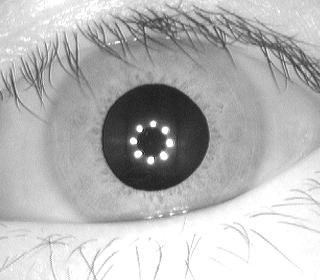
%> input picture image/S1001L07.jpg, 320 x 280 px
$ octave extract_demo.m   (GNU Octave 9; MATLAB toolbox functions it lacks are replaced by stand-ins)
%> lines starting %> are read from the running program, lines starting %| are printed output that depends on the picture; in (x1, y1, x2, y2) boxes, pixels count from 0 and x2, y2 are one past the last pixel; in counts of white or black regions, pixels touching at a corner belong together; the program's own positions count from 1
### drawcircle.m
%function to generate the pixels on the boundary of a regular polygon of n sides
%the polygon approximates a circle of radius r and is used to draw the circle
%INPUTS:
%1.I:Image to be processed
%2.C(x,y):Centre coordinates of the circumcircle
%Coordinate system :
%origin of coordinates is at the top left corner
%positive x axis points vertically down
%and positive y axis horizontally and to the right
%3.n:number of sides
%4.r:radius of circumcircle
%OUTPUT:
%O:Image with circle
%Author:Anirudh S.K.
%Department of Computer Science and Engineering
%Indian Institute of Techology,Madras
function [O]=drawcircle(I,C,r,n)
if nargin==3
    n=600;
end
theta=(2*pi)/n;% angle subtended at the centre by the sides
%orient one of the radii to lie along the y axis
%positive angle ic ccw
rows=size(I,1);
cols=size(I,2);
angle=theta:theta:2*pi;
%to improve contrast and help in detection
x=C(1)-r*sin(angle);%the negative sign occurs because of the particular choice of coordinate system
y=C(2)+r*cos(angle);
if any(x>=rows)|any(y>=cols)|any(x<=1)|any(y<=1)%if circle is out of bounds return image itself
    O=I;
    return
end
for i=1:n
I(round(x(i)),round(y(i)))=1;
end
O=I;

### extract_demo.m
%extract iris image
cp=[137,153,54];
ci=[136,154,112];
%
imageData = imread('./image/S1001L07.jpg');
%> imageData is the input picture: size 280x320 uint8; min 11, max 255, mean 182.5
[rows,columns] = size(imageData);
%> rows = 280; columns = 320
imagePupil = zeros(rows,columns);
imageIris = zeros(rows,columns);
%%%%%%%%%%%%%%%%%%%%%%%%%%%%%%%%%%%%%%%%%%%%%%%%%%%%%%%%%%%%%%%%%%%%%%%%%%%
%drawcircle(I,C,r,n)
%i is image
%c is center x y
%r is radius
%n is number of sides original is 600
%%%%%%%%%%%%%%%%%%%%%%%%%%%%%%%%%%%%%%%%%%%%%%%%%%%%%%%%%%%%%%%%%%%%%%%%%%%
for i=0:cp(3)
    imagePupil=drawcircle(imagePupil,[cp(1),cp(2)],i,600);
end
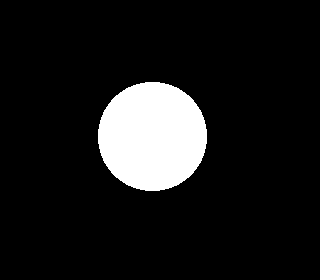
%> imagePupil: size 280x320 double; values 0 (black) and 1 (white), 10.4% white; 1 white region, box (x1, y1, x2, y2) and area: (98, 82, 207, 191) 9361
%%%%%%%%%%%%%%%%%%%%%%%%%%%%%%%%%%%%%%%%%%%%%%%%%%%%%%%%%%%%%%%%%%%%%%%%%%%
for i=0:ci(3)
    imageIris=drawcircle(imageIris,[ci(1),ci(2)],i,1440);
end
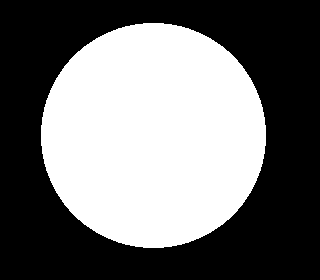
%> imageIris: size 280x320 double; values 0 (black) and 1 (white), 44.4% white; 1 white region, box (x1, y1, x2, y2) and area: (41, 23, 266, 248) 39813
imageEmpty = imageIris - imagePupil; %imageEmpty is image pf iris location
%%%%%%%%%%%%%%%%%%%%%%%%%%%%%%%%%%%%%%%%%%%%%%%%%%%%%%%%%%%%%%%%%%%%%%%%%%%
%set set other(not iris) locaion in imageData to 256(white color)
for i=1:rows
    for j=1:columns
        if(imageEmpty(i,j)==0)
            imageData(i,j)=256;
        end
    end
end
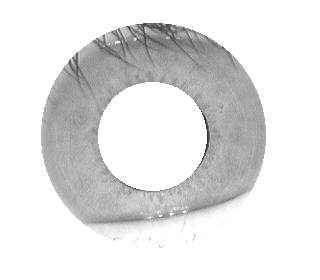
%> imageData: size 280x320 uint8; min 46, max 255, mean 227.5

$ run again, with image/S1001L01.jpg copied over image/S1001L07.jpg
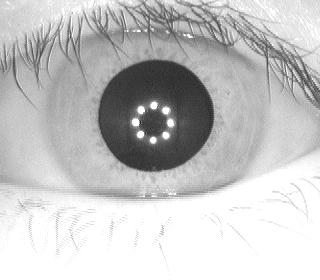
%> input picture image/S1001L01.jpg, 320 x 280 px
%> imageData is the input picture: size 280x320 uint8; min 34, max 255, mean 195.7
%> after the loop `for i=1:rows`:
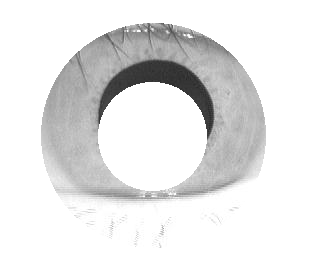
%> imageData: size 280x320 uint8; min 38, max 255, mean 231.6

$ run again, with image/S1005L01.jpg copied over image/S1001L07.jpg
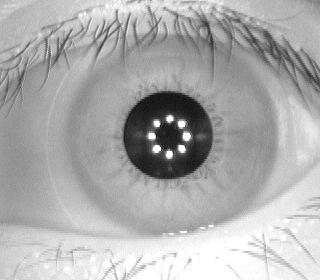
%> input picture image/S1005L01.jpg, 320 x 280 px
%> imageData is the input picture: size 280x320 uint8; min 0, max 255, mean 172.8
%> after the loop `for i=1:rows`:
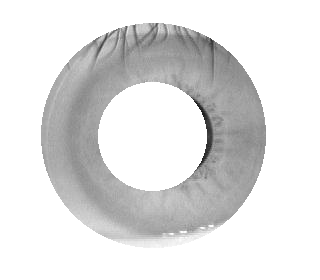
%> imageData: size 280x320 uint8; min 21, max 255, mean 224.4

$ run again, with image/L.jpg copied over image/S1001L07.jpg
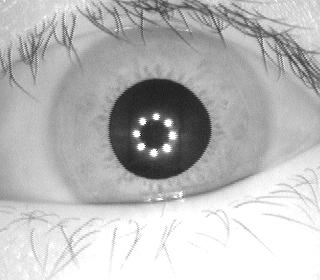
%> input picture image/L.jpg, 320 x 280 px
%> imageData is the input picture: size 280x320 uint8; min 12, max 255, mean 185.5
%> after the loop `for i=1:rows`:
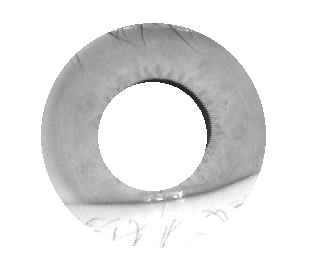
%> imageData: size 280x320 uint8; min 25, max 255, mean 230
